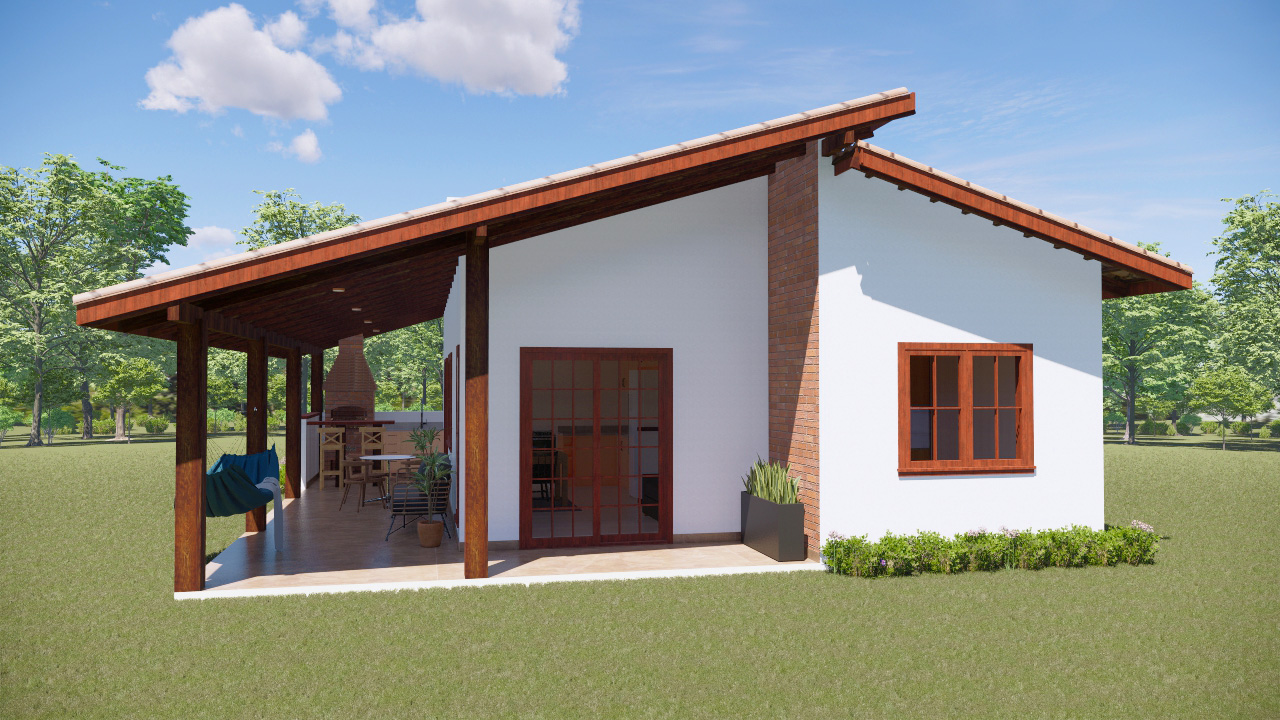
#> input picture hough/casa04.png, 1280 x 720 px
$ python ideia_hough.py
#> lines starting #> are read from the running program, lines starting #| are printed output that depends on the picture; after the words box and inside, x2 and y2 are one past the last pixel; in counts of white or black regions, pixels touching at a corner belong together
import cv2
import numpy as np

# ============================
# 1. Leitura da imagem (RGB)
# ============================
PATH = "hough/casa04.png"  # <-- troque aqui

img_bgr = cv2.imread(PATH)
#> img_bgr is the input picture: shape (720, 1280, 3); mean B, G, R 135.5, 143.2, 138.1

if img_bgr is None:
    print("Erro ao carregar a imagem.")
    exit()

# OpenCV lê em BGR → vamos manter assim para desenhar
img_out = img_bgr.copy()

# ============================
# 2. Conversão para grayscale
# ============================
gray = cv2.cvtColor(img_bgr, cv2.COLOR_BGR2GRAY)
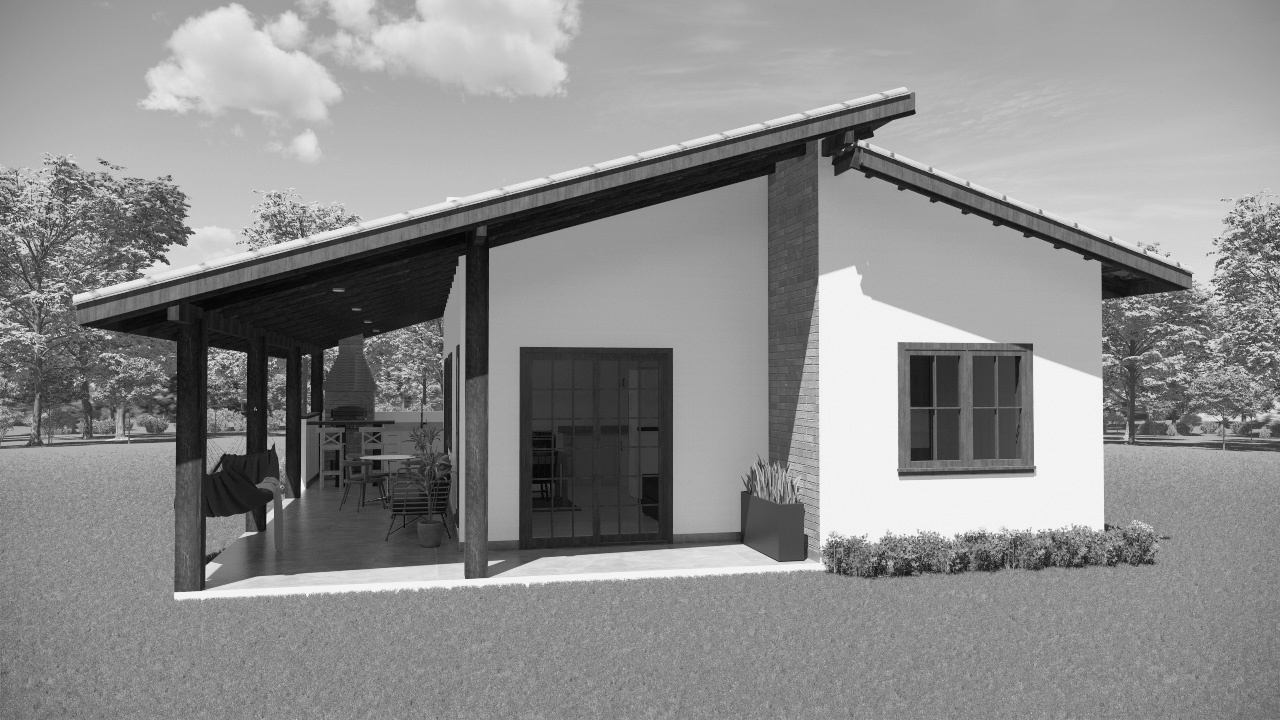
#> gray: shape (720, 1280); min 2, max 251, mean 140.8

# ============================
# 3. Detecção de bordas
# ============================
edges = cv2.Canny(gray, 100 ,200)
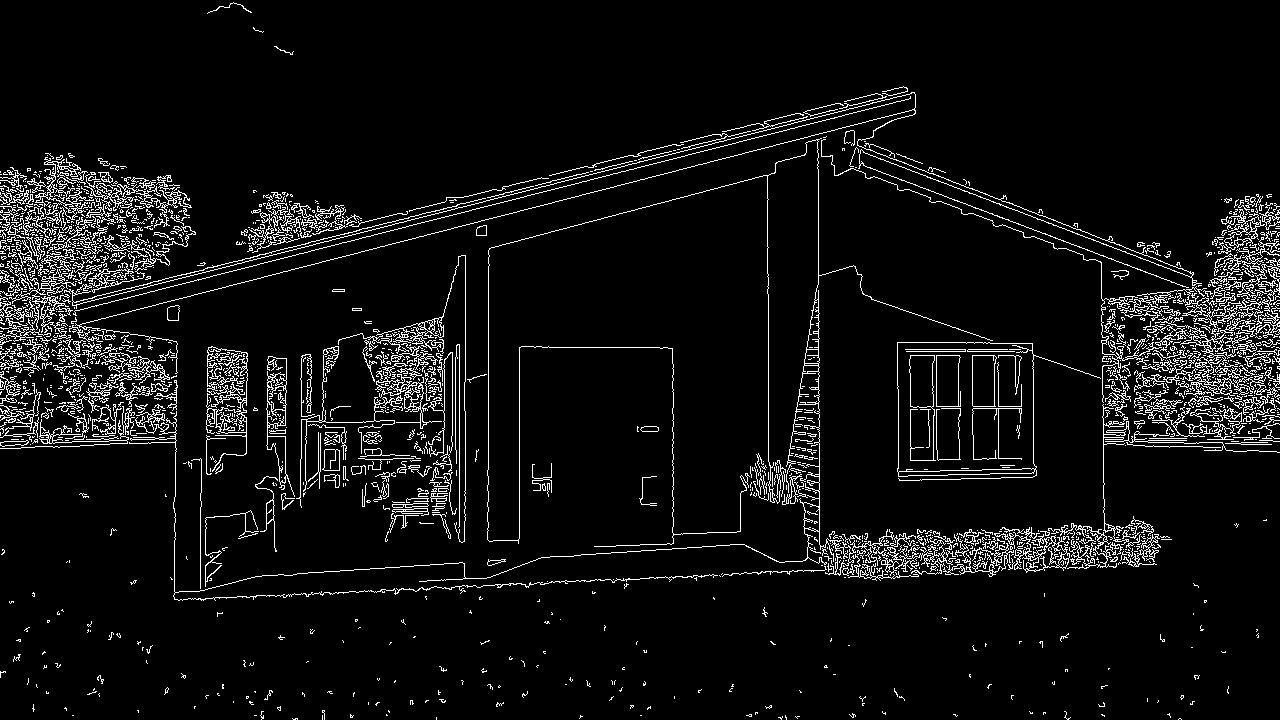
#> edges: shape (720, 1280); 6.2% white in thin lines or dots

# ============================
# 4. Transformada de Hough
# ============================
lines = cv2.HoughLines(
    edges,
    rho=0.5,
    theta=np.pi/180,
    threshold=250
)
#> lines = [[355, 1.57], [347, 1.57], [351, 1.57], [349, 1.57], [406, 1.57], [488, 0], [818, 0], [302.5, 1.33]]

# ============================
# 5. Plot das linhas
# ============================
if lines is not None:
    for line in lines:
        rho, theta = line[0]

        # Conversão polar → cartesiano
        a = np.cos(theta)
        b = np.sin(theta)

        x0 = a * rho
        y0 = b * rho

        # Dois pontos distantes na reta
        x1 = int(x0 + 500 * (-b))
        y1 = int(y0 + 500 * (a))

        x2 = int(x0 - 500 * (-b))
        y2 = int(y0 - 500 * (a))

        # Desenha a linha
        cv2.line(img_out, (x1, y1), (x2, y2), (0, 0, 255), 2)
#> this loop made 8 passes
#> (rho, theta, a, b, x0, y0, x1, y1) on passes 1 to 8: (355, 1.57, -4.37e-08, 1, -1.55e-05, 355, -500, 354), (347, 1.57, -4.37e-08, 1, -1.52e-05, 347, -500, 346), (351, 1.57, -4.37e-08, 1, -1.53e-05, 351, -500, 350), (349, 1.57, -4.37e-08, 1, -1.53e-05, 349, -500, 348), (406, 1.57, -4.37e-08, 1, -1.77e-05, 406, -500, 405), (488, 0, 1, 0, 488, 0, 488, 500), (818, 0, 1, 0, 818, 0, 818, 500), (302.5, 1.33, 0.242, 0.97, 73.18, 293.5, -411, 414)
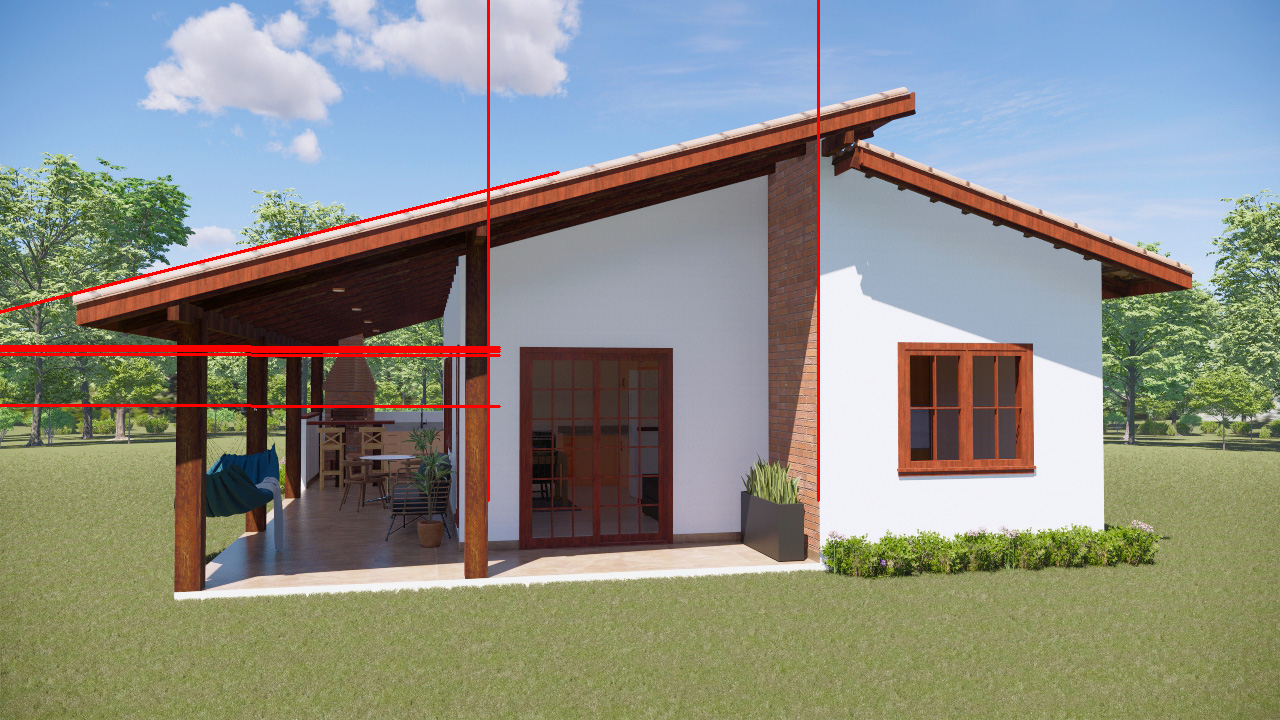
#> img_out: shape (720, 1280, 3); 1.22% of pixels changed, all inside (x1, y1, x2, y2) = (0, 0, 820, 502)

# ============================
# 6. Exibição
# ============================
cv2.namedWindow("Original", cv2.WINDOW_NORMAL)
cv2.imshow("Original", img_bgr)

cv2.namedWindow("Edges", cv2.WINDOW_NORMAL)
cv2.imshow("Edges", edges)

cv2.namedWindow("Hough Lines", cv2.WINDOW_NORMAL)
cv2.imshow("Hough Lines", img_out)

cv2.waitKey(0)
cv2.destroyAllWindows()

$ run again, with hough/casa01.png copied over hough/casa04.png
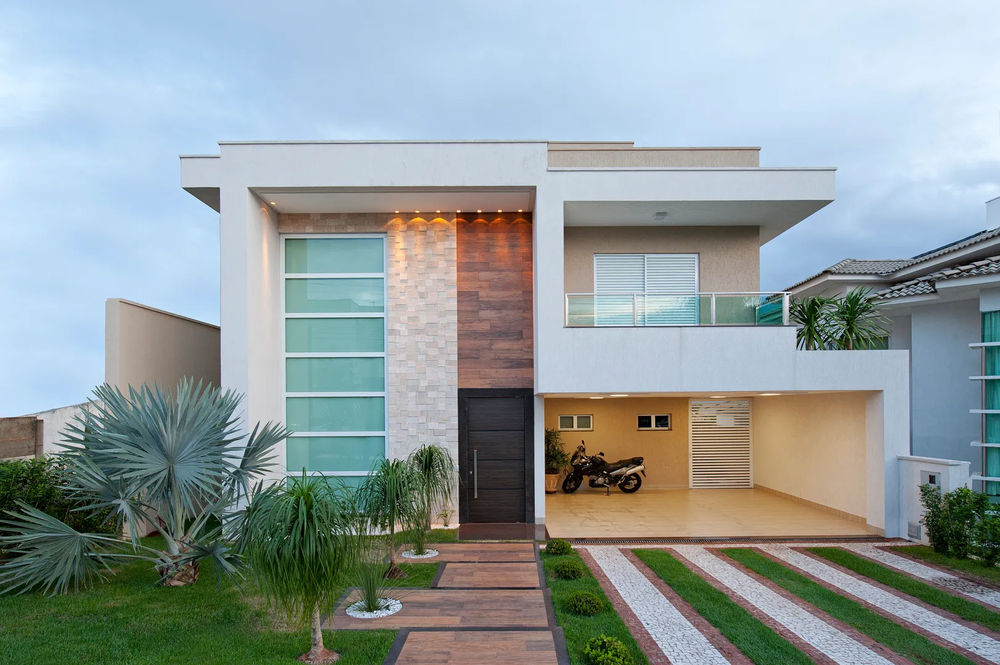
#> input picture hough/casa01.png, 1000 x 665 px, shrunk from 1623 x 1080 before the run
#> img_bgr is the input picture: shape (665, 1000, 3); mean B, G, R 157.3, 156.5, 144.3
#> `edges = cv2.Canny(gray, 100 ,200)`:
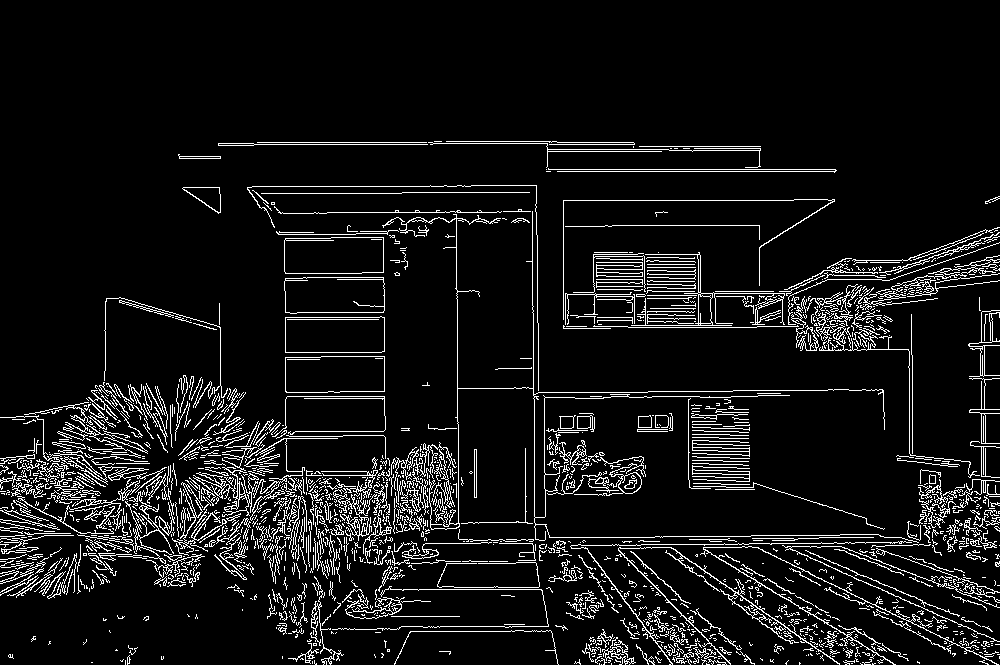
#> edges: shape (665, 1000); 8% white in thin lines or dots, all inside (x1, y1, x2, y2) = (0, 141, 1000, 665)
#> lines = [[543, 1.57], [537, 1.57], [169, 1.57], [171, 1.57], [144, 1.57], [396, 1.57], [475, 1.57], [142, 1.57], [535, 1.57], [589, 1.57]]
#> the loop `for line in lines:` made 10 passes
#> (line, rho, x0, y0, y1, y2) on passes 1 to 8: ([[543, 1.57]], 543, -2.37e-05, 543, 542, 543), ([[537, 1.57]], 537, -2.35e-05, 537, 536, 537), ([[169, 1.57]], 169, -7.39e-06, 169, 168, 169), ([[171, 1.57]], 171, -7.47e-06, 171, 170, 171), ([[144, 1.57]], 144, -6.29e-06, 144, 143, 144), ([[396, 1.57]], 396, -1.73e-05, 396, 395, 396), ([[475, 1.57]], 475, -2.08e-05, 475, 474, 475), ([[142, 1.57]], 142, -6.21e-06, 142, 141, 142)
#> after the loop `for line in lines:`:
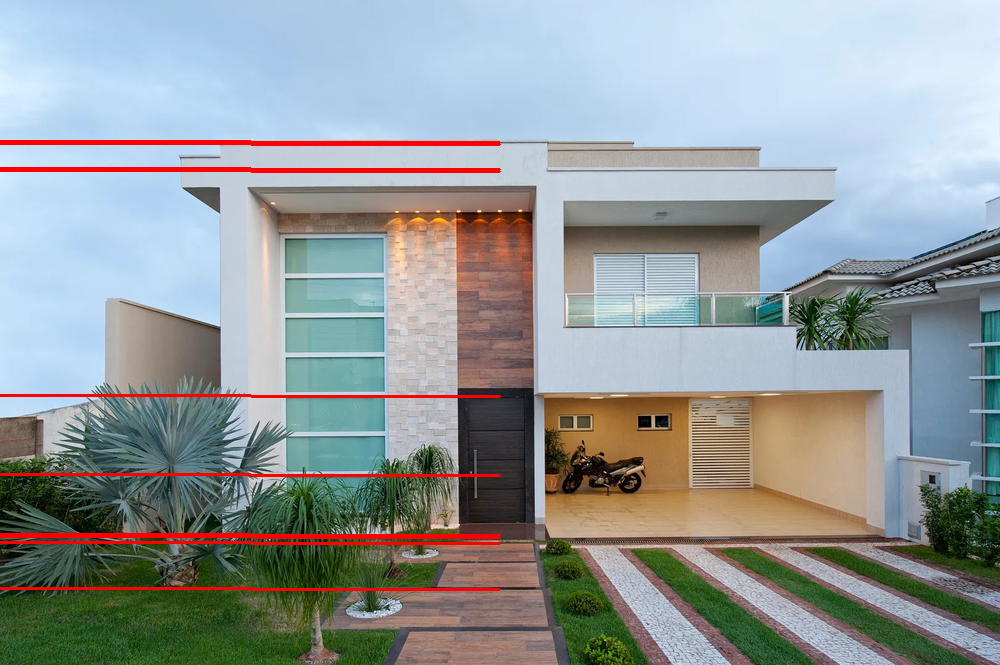
#> img_out: shape (665, 1000, 3); 2.03% of pixels changed, all inside (x1, y1, x2, y2) = (0, 140, 501, 591)

$ run again, with hough/descontinuidade02.png copied over hough/casa04.png
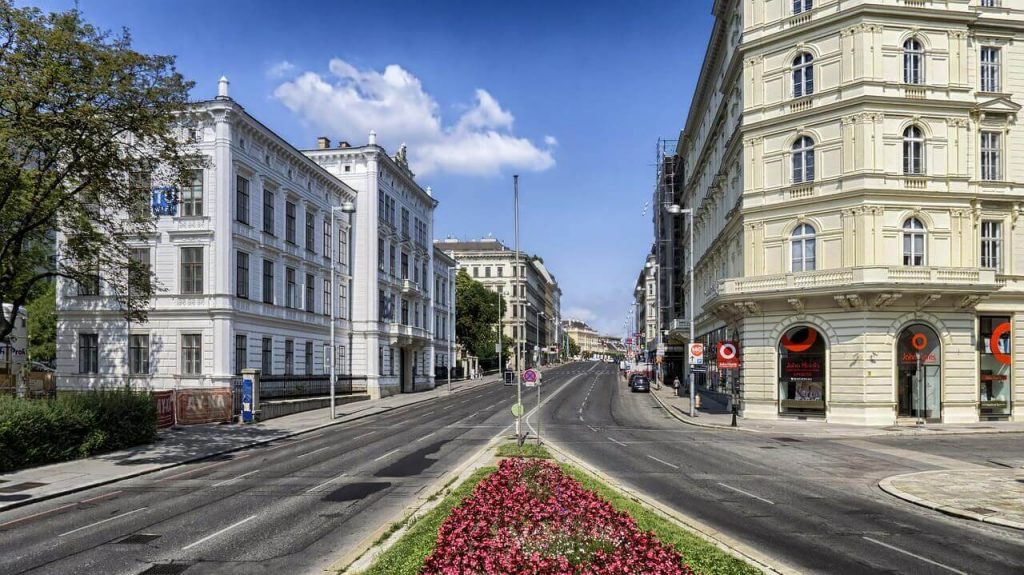
#> input picture hough/descontinuidade02.png, 1024 x 575 px
#> img_bgr is the input picture: shape (575, 1024, 3); mean B, G, R 130.5, 125.1, 122
#> `edges = cv2.Canny(gray, 100 ,200)`:
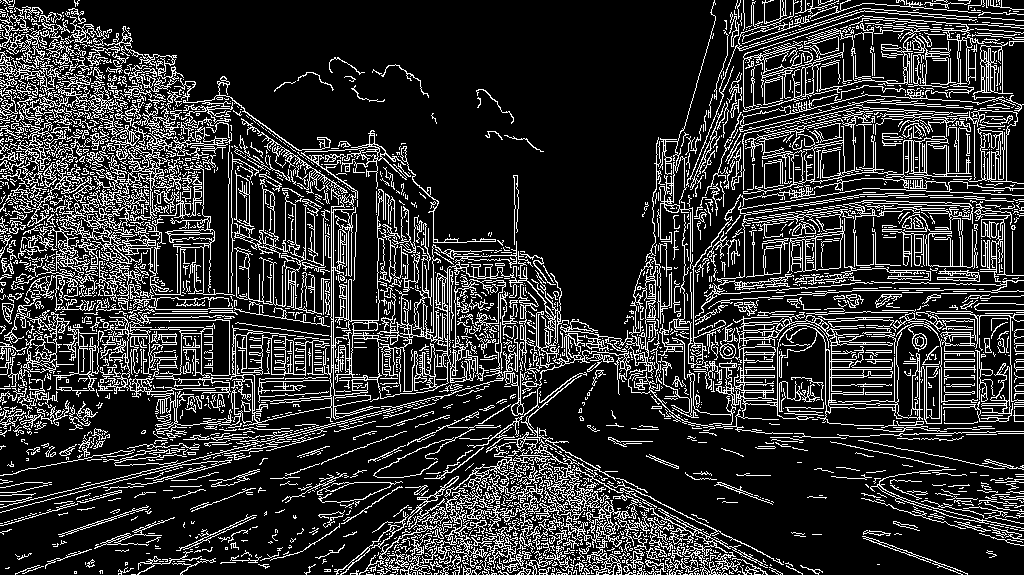
#> edges: shape (575, 1024); 18.9% white in thin lines or dots
#> lines = 75 rows, first 8: [367, 1.57], [344, 1.57], [369, 1.57], [359, 1.57], [377, 1.57], [336, 1.57], [361, 1.57], [329, 1.57]
#> the loop `for line in lines:` made 75 passes
#> (rho, theta, a, b, x0, y0, x1, y1) on passes 1 to 8: (367, 1.57, -4.37e-08, 1, -1.6e-05, 367, -500, 366), (344, 1.57, -4.37e-08, 1, -1.5e-05, 344, -500, 343), (369, 1.57, -4.37e-08, 1, -1.61e-05, 369, -500, 368), (359, 1.57, -4.37e-08, 1, -1.57e-05, 359, -500, 358), (377, 1.57, -4.37e-08, 1, -1.65e-05, 377, -500, 376), (336, 1.57, -4.37e-08, 1, -1.47e-05, 336, -500, 335), (361, 1.57, -4.37e-08, 1, -1.58e-05, 361, -500, 360), (329, 1.57, -4.37e-08, 1, -1.44e-05, 329, -500, 328)
#> after the loop `for line in lines:`:
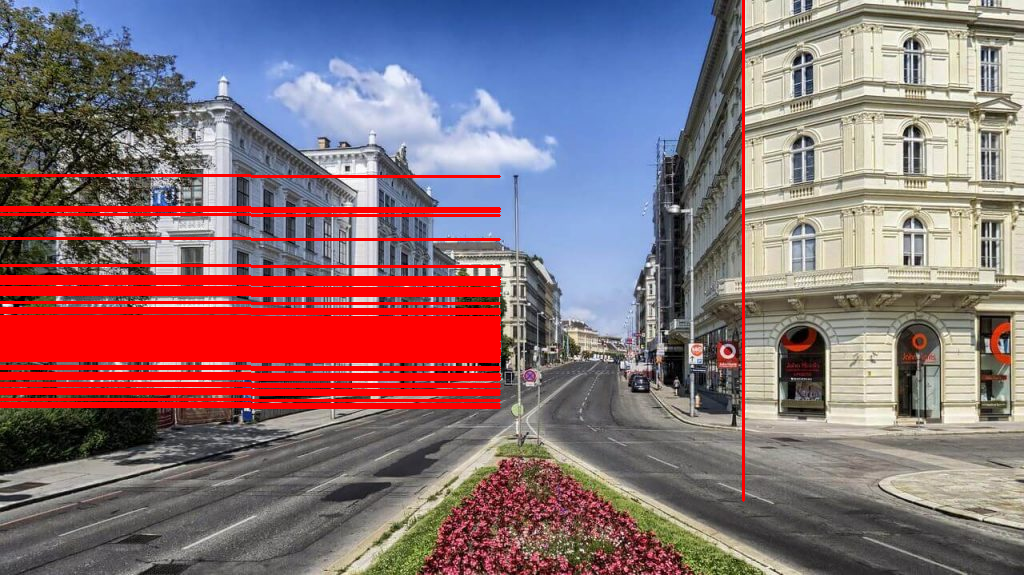
#> img_out: shape (575, 1024, 3); 11.22% of pixels changed, all inside (x1, y1, x2, y2) = (0, 0, 745, 502)

$ run again, with hough/linhas-mundo01.png copied over hough/casa04.png
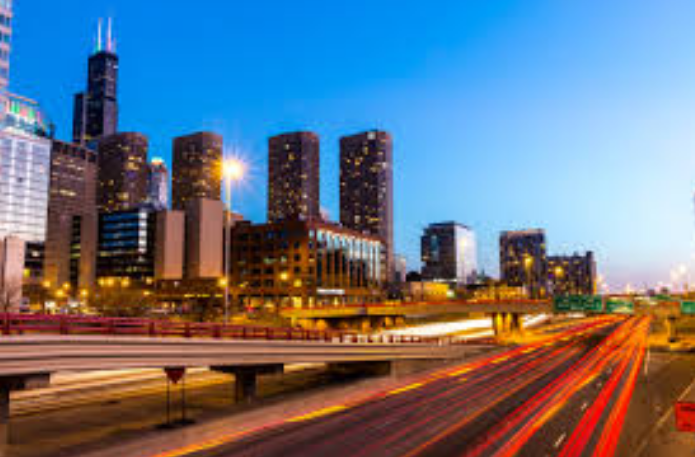
#> input picture hough/linhas-mundo01.png, 695 x 457 px
#> img_bgr is the input picture: shape (457, 695, 3); mean B, G, R 132.3, 116.4, 105.2
#> `edges = cv2.Canny(gray, 100 ,200)`:
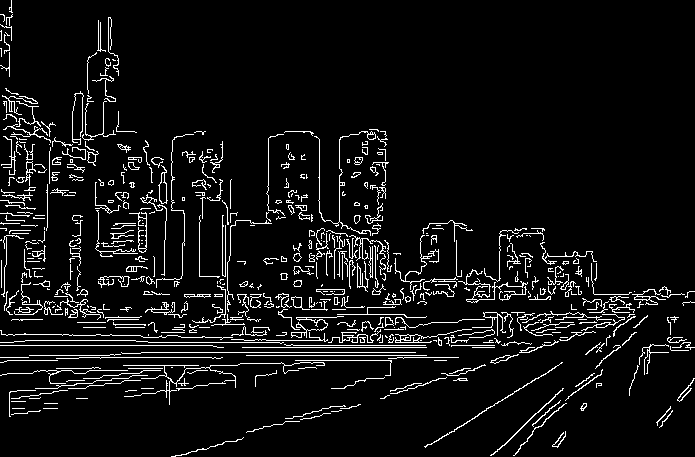
#> edges: shape (457, 695); 6.5% white in thin lines or dots
#> lines = [[345, 1.57], [352, 1.57], [342, 1.57], [355, 1.57], [294, 1.57], [340, 1.57], [347, 1.57], [317, 1.57]]
#> the loop `for line in lines:` made 8 passes
#> (line, rho, x0, y0, y1, y2) on passes 1 to 8: ([[345, 1.57]], 345, -1.51e-05, 345, 344, 345), ([[352, 1.57]], 352, -1.54e-05, 352, 351, 352), ([[342, 1.57]], 342, -1.49e-05, 342, 341, 342), ([[355, 1.57]], 355, -1.55e-05, 355, 354, 355), ([[294, 1.57]], 294, -1.29e-05, 294, 293, 294), ([[340, 1.57]], 340, -1.49e-05, 340, 339, 340), ([[347, 1.57]], 347, -1.52e-05, 347, 346, 347), ([[317, 1.57]], 317, -1.39e-05, 317, 316, 317)
#> after the loop `for line in lines:`:
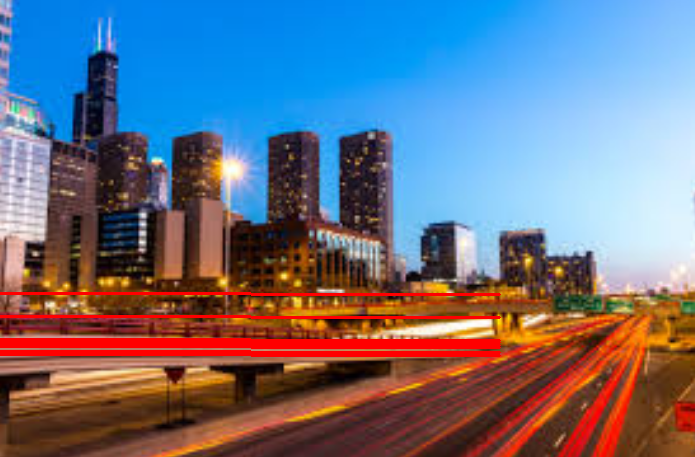
#> img_out: shape (457, 695, 3); 3.47% of pixels changed, all inside (x1, y1, x2, y2) = (0, 292, 501, 357)
